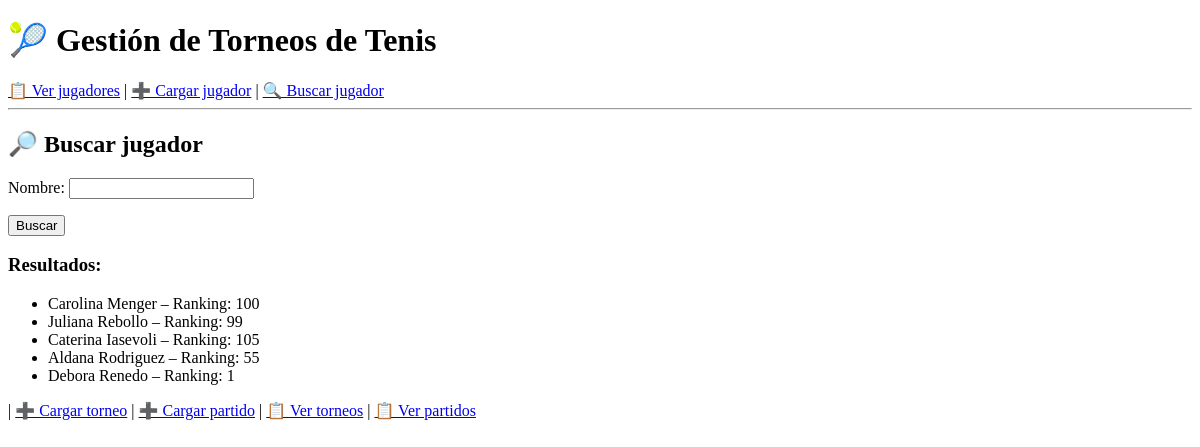
The page /jugadores/buscar/ on the database as committed earlier.
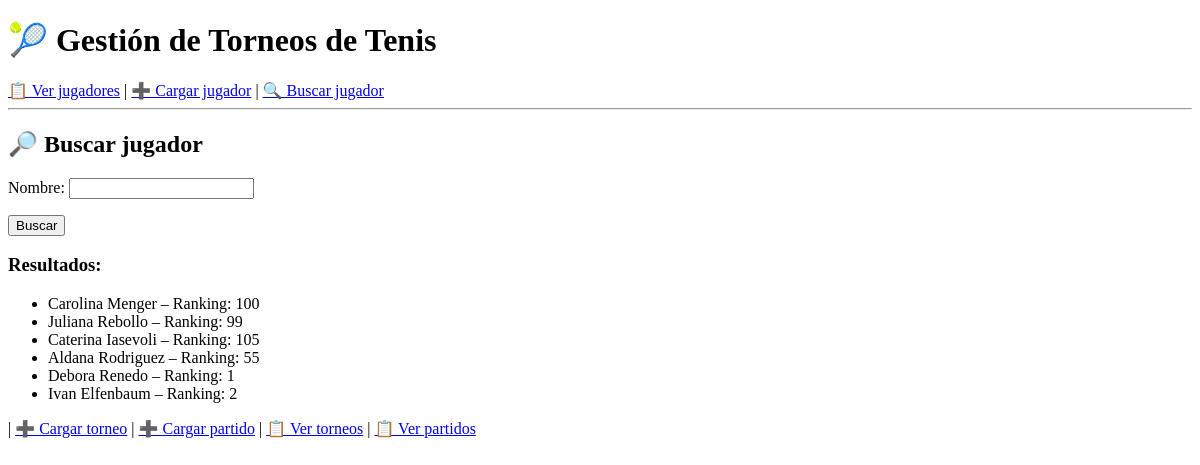
The same page on the database as committed later.
### gestion/models.py (models this page shows, shortened)
class Jugador(models.Model):
    nombre = models.CharField(max_length=100)
    edad = models.PositiveIntegerField()
    ranking = models.PositiveIntegerField()

### gestion/views.py (the view)
# urls.py: path('jugadores/buscar/', buscar_jugadores, name='buscar_jugador'),
def buscar_jugadores(request):
    form = BusquedaJugadorForm(request.GET)
    resultados = []
    if form.is_valid():
        nombre = form.cleaned_data['nombre']
        resultados = Jugador.objects.filter(nombre__icontains=nombre)
    return render(request, 'gestion/buscar_jugador.html', {'form': form, 'resultados': resultados})

### gestion/forms.py
class BusquedaJugadorForm(forms.Form):
    nombre = forms.CharField(label='Nombre', max_length=100, required=False)
    class TorneoForm(forms.ModelForm):
        class Meta:
            model = Torneo
            fields = '__all__'

### gestion/templates/gestion/buscar_jugador.html (shortened to what this page needs)
{% extends 'gestion/base.html' %}
{% block content %}
<h2>🔎 Buscar jugador</h2>
<form method="get">
    {{ form.as_p }}
    <button type="submit">Buscar</button>
</form>
{% if resultados %}
    <h3>Resultados:</h3>
    <ul>
        {% for jugador in resultados %}
            <li>{{ jugador.nombre }} – Ranking: {{ jugador.ranking }}</li>
        {% endfor %}
    </ul>
{% elif form.is_bound %}
    <p>No se encontraron jugadores con ese nombre.</p>
{% endif %}
{% endblock %}

Rows that differ between the two databases and show on the page:
added Jugador: nombre "Ivan Elfenbaum", ranking "2"
